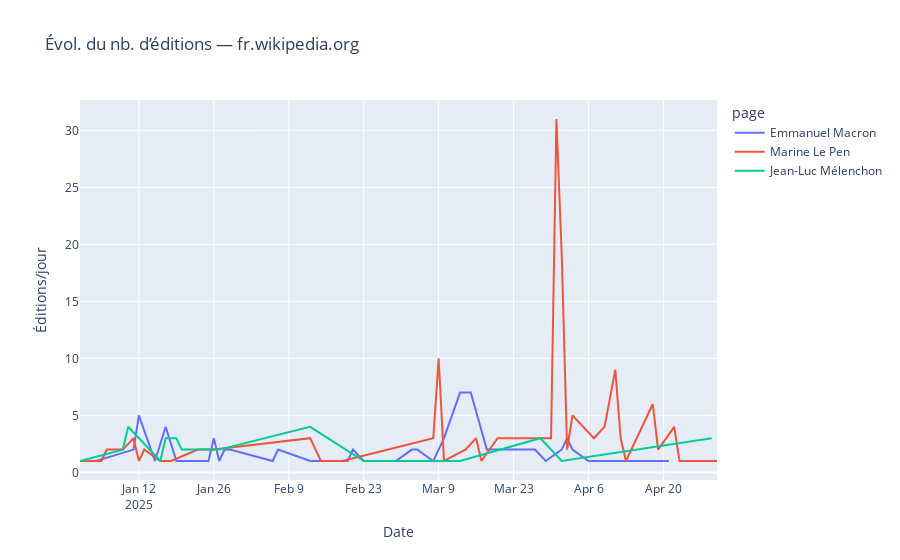

Here is the notebook cell this chart was saved with:
### Code cell
# Exécution
df = fetch_edit_pages(site, pages, start, end, editor)
fig = px.line(df, x="date", y="edits", color="page",
              title=f"Évol. du nb. d’éditions — {site}",
              labels={"edits": "Éditions/jour", "date": "Date"})
fig.show()

### Figure 1 — Plotly figure (JSON) as saved in the notebook; plotly's stock layout.template omitted (floating-point values rounded to 4 significant figures)
{"data": [{"hovertemplate": "page=Emmanuel Macron<br>Date=%{x}<br>Éditions/jour=%{y}<extra></extra>", "legendgroup": "Emmanuel Macron", "line": {"color": "#636efa", "dash": "solid"}, "marker": {"symbol": "circle"}, "mode": "lines", "name": "Emmanuel Macron", "orientation": "v", "showlegend": true, "type": "scatter", "x": ["2025-01-01T00:00:00", "2025-01-02T00:00:00", "2025-01-04T00:00:00", "2025-01-11T00:00:00", "2025-01-12T00:00:00", "2025-01-15T00:00:00", "2025-01-17T00:00:00", "2025-01-19T00:00:00", "2025-01-21T00:00:00", "2025-01-24T00:00:00", "2025-01-25T00:00:00", "2025-01-26T00:00:00", "2025-01-27T00:00:00", "2025-01-28T00:00:00", "2025-01-29T00:00:00", "2025-02-06T00:00:00", "2025-02-07T00:00:00", "2025-02-13T00:00:00", "2025-02-20T00:00:00", "2025-02-21T00:00:00", "2025-02-23T00:00:00", "2025-02-26T00:00:00", "2025-02-27T00:00:00", "2025-02-28T00:00:00", "2025-03-01T00:00:00", "2025-03-04T00:00:00", "2025-03-05T00:00:00", "2025-03-08T00:00:00", "2025-03-10T00:00:00", "2025-03-13T00:00:00", "2025-03-15T00:00:00", "2025-03-18T00:00:00", "2025-03-19T00:00:00", "2025-03-27T00:00:00", "2025-03-29T00:00:00", "2025-04-01T00:00:00", "2025-04-02T00:00:00", "2025-04-03T00:00:00", "2025-04-06T00:00:00", "2025-04-07T00:00:00", "2025-04-10T00:00:00", "2025-04-14T00:00:00", "2025-04-21T00:00:00"], "xaxis": "x", "y": [1, 1, 1, 2, 5, 1, 4, 1, 1, 1, 1, 3, 1, 2, 2, 1, 2, 1, 1, 2, 1, 1, 1, 1, 1, 2, 2, 1, 3, 7, 7, 2, 2, 2, 1, 2, 3, 2, 1, 1, 1, 1, 1], "yaxis": "y"}, {"hovertemplate": "page=Marine Le Pen<br>Date=%{x}<br>Éditions/jour=%{y}<extra></extra>", "legendgroup": "Marine Le Pen", "line": {"color": "#EF553B", "dash": "solid"}, "marker": {"symbol": "circle"}, "mode": "lines", "name": "Marine Le Pen", "orientation": "v", "showlegend": true, "type": "scatter", "x": ["2025-01-01T00:00:00", "2025-01-05T00:00:00", "2025-01-06T00:00:00", "2025-01-08T00:00:00", "2025-01-09T00:00:00", "2025-01-11T00:00:00", "2025-01-12T00:00:00", "2025-01-13T00:00:00", "2025-01-16T00:00:00", "2025-01-18T00:00:00", "2025-01-23T00:00:00", "2025-01-26T00:00:00", "2025-02-13T00:00:00", "2025-02-14T00:00:00", "2025-02-15T00:00:00", "2025-02-19T00:00:00", "2025-03-08T00:00:00", "2025-03-09T00:00:00", "2025-03-10T00:00:00", "2025-03-14T00:00:00", "2025-03-16T00:00:00", "2025-03-17T00:00:00", "2025-03-20T00:00:00", "2025-03-30T00:00:00", "2025-03-31T00:00:00", "2025-04-01T00:00:00", "2025-04-02T00:00:00", "2025-04-03T00:00:00", "2025-04-07T00:00:00", "2025-04-09T00:00:00", "2025-04-11T00:00:00", "2025-04-12T00:00:00", "2025-04-13T00:00:00", "2025-04-18T00:00:00", "2025-04-19T00:00:00", "2025-04-22T00:00:00", "2025-04-23T00:00:00", "2025-04-26T00:00:00", "2025-04-29T00:00:00", "2025-04-30T00:00:00"], "xaxis": "x", "y": [1, 1, 2, 2, 2, 3, 1, 2, 1, 1, 2, 2, 3, 2, 1, 1, 3, 10, 1, 2, 3, 1, 3, 3, 31, 19, 2, 5, 3, 4, 9, 3, 1, 6, 2, 4, 1, 1, 1, 1], "yaxis": "y"}, {"hovertemplate": "page=Jean-Luc Mélenchon<br>Date=%{x}<br>Éditions/jour=%{y}<extra></extra>", "legendgroup": "Jean-Luc Mélenchon", "line": {"color": "#00cc96", "dash": "solid"}, "marker": {"symbol": "circle"}, "mode": "lines", "name": "Jean-Luc Mélenchon", "orientation": "v", "showlegend": true, "type": "scatter", "x": ["2025-01-01T00:00:00", "2025-01-09T00:00:00", "2025-01-10T00:00:00", "2025-01-16T00:00:00", "2025-01-17T00:00:00", "2025-01-19T00:00:00", "2025-01-20T00:00:00", "2025-01-21T00:00:00", "2025-01-24T00:00:00", "2025-01-25T00:00:00", "2025-01-27T00:00:00", "2025-02-13T00:00:00", "2025-02-23T00:00:00", "2025-03-04T00:00:00", "2025-03-13T00:00:00", "2025-03-28T00:00:00", "2025-04-01T00:00:00", "2025-04-29T00:00:00"], "xaxis": "x", "y": [1, 2, 4, 1, 3, 3, 2, 2, 2, 2, 2, 4, 1, 1, 1, 3, 1, 3], "yaxis": "y"}], "layout": {"legend": {"title": {"text": "page"}, "tracegroupgap": 0}, "title": {"text": "Évol. du nb. d’éditions — fr.wikipedia.org"}, "xaxis": {"anchor": "y", "domain": [0, 1], "title": {"text": "Date"}}, "yaxis": {"anchor": "x", "domain": [0, 1], "title": {"text": "Éditions/jour"}}}}
